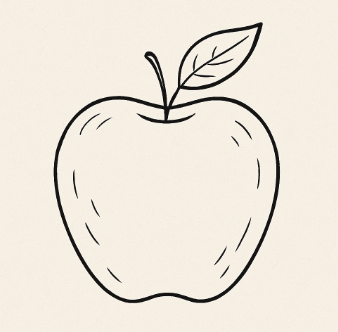
#> input picture api/svg/maca.png, 338 x 332 px
$ python converter.py
#> lines starting #> are read from the running program, lines starting #| are printed output that depends on the picture; after the words box and inside, x2 and y2 are one past the last pixel; in counts of white or black regions, pixels touching at a corner belong together
from PIL import Image
import matplotlib.pyplot as plt
import matplotlib.animation as animation
import numpy as np
import cv2 as cv
import svgwrite
from skimage.morphology import skeletonize
import random

class Svg_converter:
    def __init__(self):

        # Data storage
        self.x_data = []
        self.y_data = []

    def convert(self, image_path, svg_path, colors):
        # Load theimage

#> called with image_path = 'maca.png', svg_path = 'maca.svg', colors = 'black, red'
        image = Image.open(image_path).convert("L")  # Convert to grayscale

        image = image.resize((512, 512))
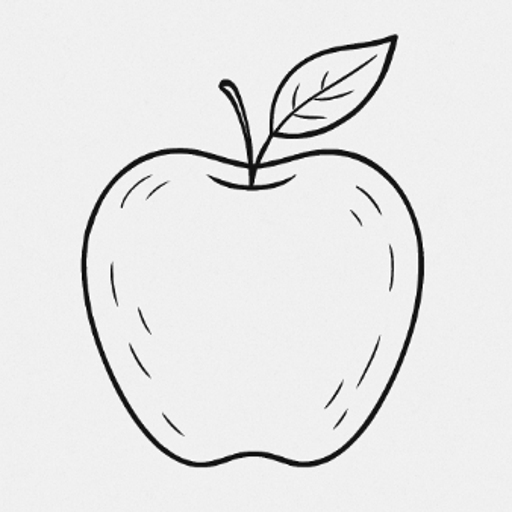
#> image: PIL image 512x512 L; min 0, max 255, mean 231.1

        # Convert image to numpy array
        image_np = np.array(image)

        # Apply a threshold
        _, binary = cv.threshold(image_np, 150, 255, cv.THRESH_TOZERO_INV)
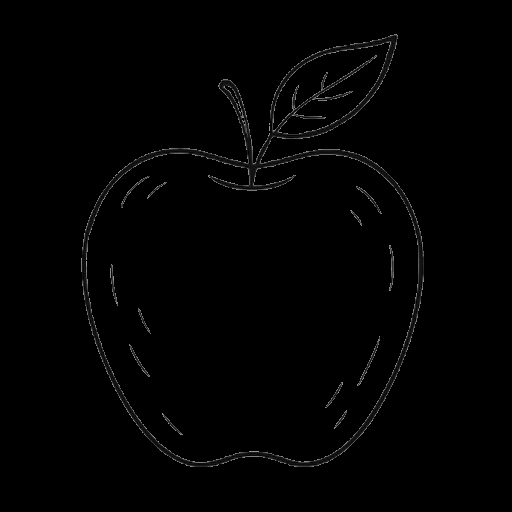
#> binary: shape (512, 512); min 0, max 150, mean 2.2

        # Skeletonize (single-pixel-wide lines)
        skeleton = skeletonize(binary)
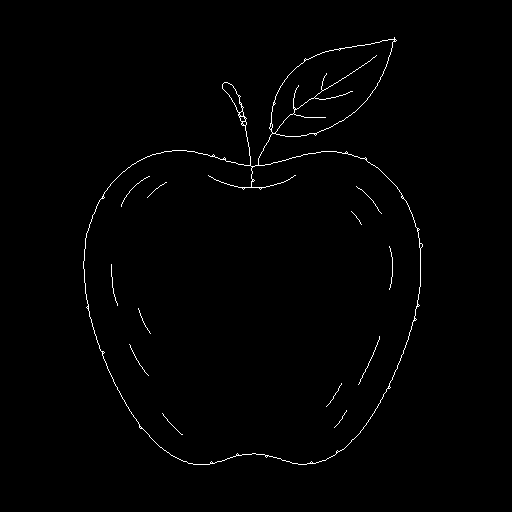
#> skeleton: shape (512, 512) bool; 0.87% white in thin lines or dots, all inside (x1, y1, x2, y2) = (83, 37, 423, 465)
        skeleton = (skeleton * 255).astype(np.uint8)

        # Find contours with this threshold
        contours, _ = cv.findContours(skeleton, cv.RETR_LIST , cv.CHAIN_APPROX_SIMPLE)
#> contours = 54 contours, 49 with area under 20; largest, box (x1, y1, x2, y2) and area: (83, 37, 423, 465) 95060, (83, 150, 421, 465) 87382, (271, 39, 395, 137) 7234, (222, 82, 243, 113) 234, (239, 116, 246, 122) 22

        colors = colors.split(', ')

        # Create new SVG with contours
        dwg = svgwrite.Drawing(size=(image.width, image.height))
        for contour in contours:
            points = [(int(p[0][0]), int(p[0][1])) for p in contour]
            stroki = random.choice(colors)
            dwg.add(dwg.polyline(points=points, stroke=stroki, fill='none', stroke_width=1))

            new_line_x = []
            new_line_y = []

            for point in points:
                new_line_x.append(point[0])
                new_line_y.append(image.height - point[1])
                #self.x_data.append(point[0])
                #self.y_data.append(image.height-point[1])

            self.x_data.append(new_line_x)
            self.y_data.append(new_line_y)

        # [31 lines of commented-out code are left out]
        dwg.saveas(svg_path)


if __name__ == '__main__':
    Converter = Svg_converter()

    #Converter.convert("vaporwave.png", "vaporwave.svg")
    Converter.convert("maca.png", "maca.svg", "black, red")
#> (the call stopped at in convert, `dwg = svgwrite.Drawing(size=(image.width, image.height))`: svgwrite is not available in this run)
